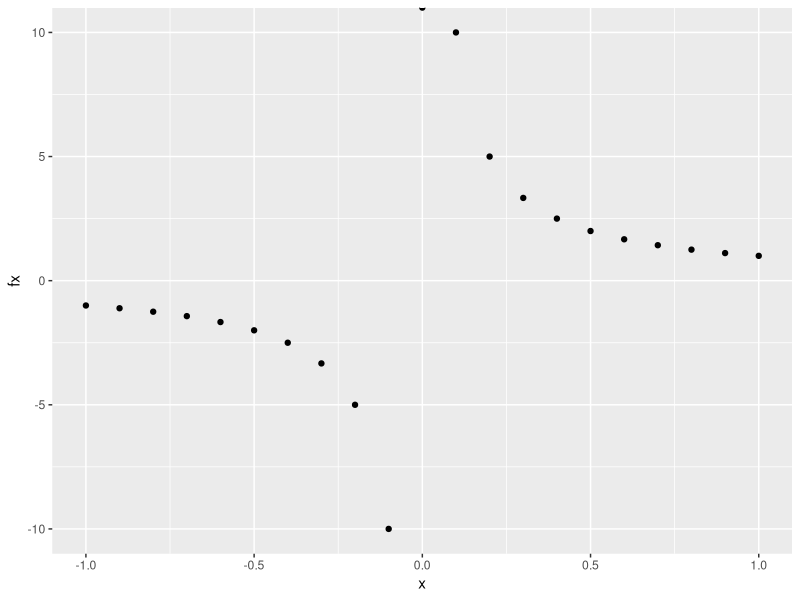

Write R code to recreate this figure.
## ---- chunk 1
library(ggplot2)
library(gganimate)
library(magick)
## ---- chunk 2
x<-seq(-1,1,0.1)
fx<-1/x
datos<-data.frame(x,fx)
grafica<-ggplot(datos)+geom_point(aes(x=x,y=fx))
grafica
## ---- chunk 3
grafica+transition_reveal(x)
